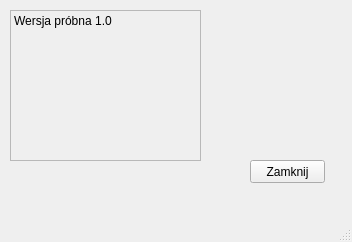
<?xml version="1.0" encoding="UTF-8"?>
<ui version="4.0">
 <class>Info</class>
 <widget class="QMainWindow" name="Info">
  <property name="geometry">
   <rect>
    <x>0</x>
    <y>0</y>
    <width>352</width>
    <height>242</height>
   </rect>
  </property>
  <property name="windowTitle">
   <string>MainWindow</string>
  </property>
  <widget class="QWidget" name="centralwidget">
   <widget class="QLabel" name="LabelInfo">
    <property name="geometry">
     <rect>
      <x>10</x>
      <y>10</y>
      <width>191</width>
      <height>151</height>
     </rect>
    </property>
    <property name="frameShape">
     <enum>QFrame::StyledPanel</enum>
    </property>
    <property name="lineWidth">
     <number>3</number>
    </property>
    <property name="text">
     <string>Wersja próbna 1.0</string>
    </property>
    <property name="textFormat">
     <enum>Qt::AutoText</enum>
    </property>
    <property name="alignment">
     <set>Qt::AlignLeading|Qt::AlignLeft|Qt::AlignTop</set>
    </property>
   </widget>
   <widget class="QPushButton" name="pushButton">
    <property name="geometry">
     <rect>
      <x>250</x>
      <y>160</y>
      <width>75</width>
      <height>23</height>
     </rect>
    </property>
    <property name="text">
     <string>Zamknij</string>
    </property>
   </widget>
  </widget>
  <widget class="QMenuBar" name="menubar">
   <property name="geometry">
    <rect>
     <x>0</x>
     <y>0</y>
     <width>352</width>
     <height>21</height>
    </rect>
   </property>
  </widget>
  <widget class="QStatusBar" name="statusbar"/>
 </widget>
 <resources/>
 <connections/>
</ui>
